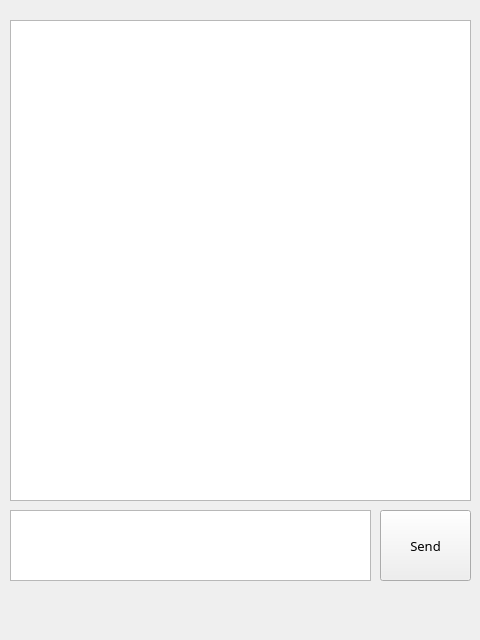
<?xml version="1.0" encoding="UTF-8"?>
<ui version="4.0">
 <class>ChatWidget</class>
 <widget class="QWidget" name="ChatWidget">
  <property name="geometry">
   <rect>
    <x>0</x>
    <y>0</y>
    <width>480</width>
    <height>640</height>
   </rect>
  </property>
  <property name="font">
   <font>
    <family>Fantasque Sans Mono</family>
    <pointsize>10</pointsize>
   </font>
  </property>
  <property name="windowTitle">
   <string>TinyChat</string>
  </property>
  <widget class="QListWidget" name="msgListWidget">
   <property name="geometry">
    <rect>
     <x>10</x>
     <y>20</y>
     <width>461</width>
     <height>481</height>
    </rect>
   </property>
  </widget>
  <widget class="QPlainTextEdit" name="msgInputEdit">
   <property name="geometry">
    <rect>
     <x>10</x>
     <y>510</y>
     <width>361</width>
     <height>71</height>
    </rect>
   </property>
   <property name="tabStopWidth">
    <number>20</number>
   </property>
  </widget>
  <widget class="QPushButton" name="sendButton">
   <property name="geometry">
    <rect>
     <x>380</x>
     <y>510</y>
     <width>91</width>
     <height>71</height>
    </rect>
   </property>
   <property name="text">
    <string>Send</string>
   </property>
  </widget>
 </widget>
 <resources/>
 <connections/>
</ui>
